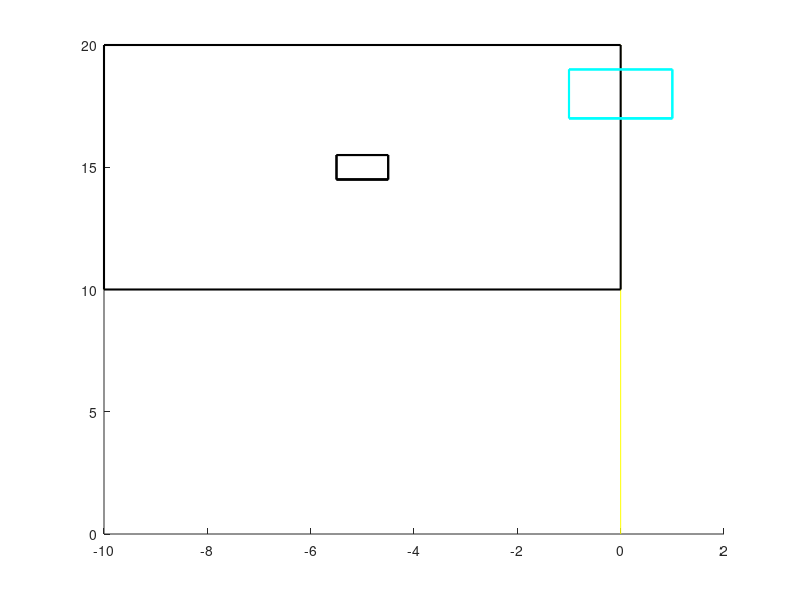

MATLAB code for this plot: (Note: this script raises an error after producing the figure.)
% Tarea 2
% Ejercicio 2.18 
% Robot Dynamics and Control
% Mark Spong 1989
% Pablo Sotelo Abraham de Jesús
% Boleta: B230996
% Metodos Algebraicos para Robots

clc         %Limpiar pantalla
clear all   %Limpiar las variables
close       %Cerrar gráficas que existen
Tid=[1 0 0 0;
     0 1 0 0;
     0 0 1 0;
     0 0 0 1]; % Matriz identidad
Tid_1 = [1 0 0 0 ;
         0 1 0 0 ;
         0 0 1 0 ;
         0 0 0 1 ]; % Matriz identidad para dibujo de marco inicial

% Lineas auxiliares para los elementos de la Figura 2.18
line([0 0],[0,20],[0 0],'color','y', "linewidth", 0.5) 
line([0 -10],[20,20],[0 0],'color','y', "linewidth", 0.5)
line([-10 -10],[20,10],[0 0],'color','y', "linewidth", 0.5)
line([-10 0],[10,10],[0 0],'color','y', "linewidth", 0.5)

% Dibujo de mesa
line([0 0],[20,20],[0 10],'color','black', "linewidth", 1.5)
line([-10 -10],[20,20],[0 10],'color','black', "linewidth", 1.5)
line([-10 -10],[10,20],[10 10],'color','black', "linewidth", 1.5)
line([-10 0],[20,20],[10 10],'color','black', "linewidth", 1.5)
line([-10 0],[10,10],[10 10],'color','black', "linewidth", 1.5)
line([0 0],[10,20],[10 10],'color','black', "linewidth", 1.5)
line([-10 -10],[10,10],[0 10],'color','black', "linewidth", 1.5)
line([0 0],[10,10],[0 10],'color','black', "linewidth", 1.5)

% Dibujo de Cubo
% line([-4 -4],[14,16],[10 10],'color','cyan', "linewidth", 1.5)
% line([-4 -6],[14,14],[10 10],'color','cyan', "linewidth", 1.5)
% line([-6 -4],[14,14],[10 10],'color','cyan', "linewidth", 1.5)
% line([-4 -4],[14,14],[10 12],'color','cyan', "linewidth", 1.5)
% line([-4 -4],[14,16],[12 12],'color','cyan', "linewidth", 1.5)
% line([-6 -6],[14,14],[10 12],'color','cyan', "linewidth", 1.5)
% line([-6 -6],[16,16],[10 12],'color','cyan', "linewidth", 1.5)
% line([-4 -4],[16,16],[10 12],'color','cyan', "linewidth", 1.5)
% line([-4 -6],[16,16],[10 10],'color','cyan', "linewidth", 1.5)
% line([-6 -6],[14,16],[10 10],'color','cyan', "linewidth", 1.5)
% line([-4 -6],[16,16],[12 12],'color','cyan', "linewidth", 1.5)
% line([-6 -6],[14,16],[12 12],'color','cyan', "linewidth", 1.5)
% line([-4 -6],[14,14],[12 12],'color','cyan', "linewidth", 1.5)


% Dibujo de- Cubo EJ20
line([1 1],[17,19],[10 10],'color','cyan', "linewidth", 1.5)
line([1 -1],[17,17],[10 10],'color','cyan', "linewidth", 1.5)
line([-1 1],[17,17],[10 10],'color','cyan', "linewidth", 1.5)
line([1 1],[17,17],[10 12],'color','cyan', "linewidth", 1.5)
line([1 1],[17,19],[12 12],'color','cyan', "linewidth", 1.5)
line([-1 -1],[17,17],[10 12],'color','cyan', "linewidth", 1.5)
line([-1 -1],[19,19],[10 12],'color','cyan', "linewidth", 1.5)
line([1 1],[19,19],[10 12],'color','cyan', "linewidth", 1.5)
line([1 -1],[19,19],[10 10],'color','cyan', "linewidth", 1.5)
line([-1 -1],[17,19],[10 10],'color','cyan', "linewidth", 1.5)
line([1 -1],[19,19],[12 12],'color','cyan', "linewidth", 1.5)
line([-1 -1],[17,19],[12 12],'color','cyan', "linewidth", 1.5)
line([1 -1],[17,17],[12 12],'color','cyan', "linewidth", 1.5)



% Dibujo de cámara
line([-4.5 -4.5],[14.5,15.5],[30 30],'color','black', "linewidth", 1.5)
line([-4.5 -5.5],[14.5,14.5],[30 30],'color','black', "linewidth", 1.5)
line([-5.5 -4.5],[14.5,14.5],[30 30],'color','black', "linewidth", 1.5)
line([-4.5 -4.5],[14.5,14.5],[30 32.5],'color','black', "linewidth", 1.5)
line([-4.5 -4.5],[14.5,15.5],[32.5 32.5],'color','black', "linewidth", 1.5)
line([-5.5 -5.5],[14.5,14.5],[30 32.5],'color','black', "linewidth", 1.5)
line([-5.5 -5.5],[15.5,15.5],[30 32.5],'color','black', "linewidth", 1.5)
line([-4.5 -4.5],[15.5,15.5],[30 32.5],'color','black', "linewidth", 1.5)
line([-4.5 -5.5],[15.5,15.5],[30 30],'color','black', "linewidth", 1.5)
line([-5.5 -5.5],[14.5,15.5],[30 30],'color','black', "linewidth", 1.5)
line([-4.5 -5.5],[15.5,15.5],[32.5 32.5],'color','black', "linewidth", 1.5)
line([-5.5 -5.5],[14.5,15.5],[32.5 32.5],'color','black', "linewidth", 1.5)
line([-4.5 -5.5],[14.5,14.5],[32.5 32.5],'color','black', "linewidth", 1.5)

% Matriz H01 para marco de mesa
T1 = [1 0 0 0;
      0 1 0 10;
      0 0 1 10;
      0 0 0 1]
ejesmoviles(T1)

% Matriz H02 para marco de Cubo
% T2 = [1 0 0 -5;
%       0 1 0 15;
%       0 0 1 11;
%       0 0 0 1]
%  ejesmoviles(T2)
 
% Matriz H02 para marco de Cubo EJ20
T2 = [1 0 0 0;
      0 1 0 18;
      0 0 1 11;
      0 0 0 1]
 T2 = T2 * Rot_Z(90)
 ejesmoviles(T2)

% Matriz H03 para marco de Cámara EJ18
% T3 = [1 0 0 -5;
%       0 1 0 15;
%       0 0 1 30;
%       0 0 0 1]
% T3 = T3*Rot_Y(180)*Rot_Z(90)
% ejesmoviles(T3)

% Matriz H03 para marco de Cámara EJ19
T3 = [1 0 0 -5;
      0 1 0 15;
      0 0 1 30;
      0 0 0 1]
T3 = T3*Rot_Y(180)*Rot_Z(180)
ejesmoviles(T3)



% Lineas para referencia del marco {0}
line([0 10],[0,0],[0 0],'color','r') 
line([0 0],[0,20],[0 0],'color','g') 
line([0 0],[0,0],[0 20],'color','b')

ejesmoviles(Tid_1)
view(120,30)

% Calculando H2_3
% T4 = [1 0 0 0;
%       0 1 0 0;
%       0 0 1 1.9;
%       0 0 0 1]
% T4 = T4*Rot_Y(180)*Rot_Z(90)

% Calculando H2_3 EJ19
T4 = [1 0 0 0;
      0 1 0 0;
      0 0 1 1.9;
      0 0 0 1]
T4 = T4*Rot_Y(180)*Rot_Z(180)
A4 = Rot_Z(180)
% Matriz de transformación homogénea del bloque a la cámara
A1 = [1 0 0 -0.3;
      0 1 0 0.5;
      0 0 1 1.9;
      0 0 0 1]
A1 = A1 * Rot_X(180)

% Matriz de transformación homogénea del bloque a la base del robot
A2 = [1 0 0 -1.8;
      0 1 0 0;
      0 0 1 -1.1;
      0 0 0 1]
A2 = A2 * Rot_Z(-90)



